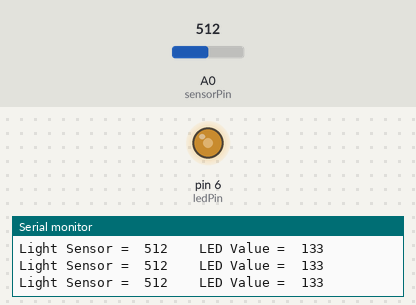
Recording of a sketch running on a simulated Arduino Uno, built with avr-gcc and run on an emulated ATmega328P. Parts: output pins drawn as LEDs (lit = HIGH), the last lines printed to the serial monitor. The inputs (shaded band) are chosen by the test bench; at power-on: A0 (sensorPin) = 512.

Above: at 1.2 s.
1.3 s: A0 (sensorPin) set to 306
At 1.9 s:
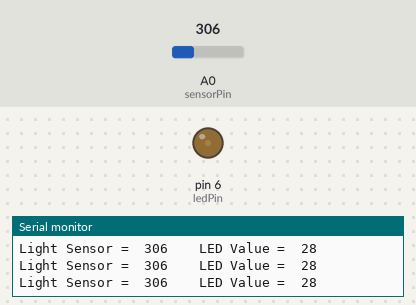
2.8 s: A0 (sensorPin) set to 122
At 4.0 s:
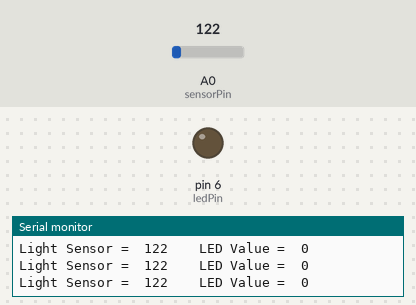
4.3 s: A0 (sensorPin) set to 245
7.3 s: A0 (sensorPin) set to 270
At 7.7 s:
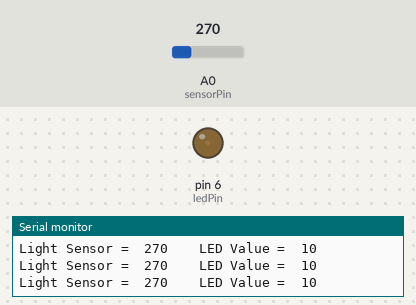
10.3 s: A0 (sensorPin) set to 716
At 11.0 s:
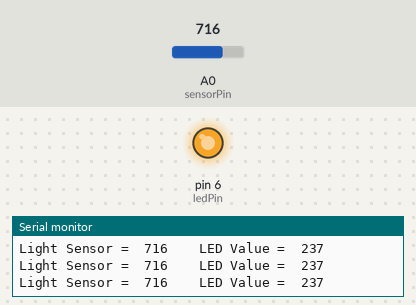
11.8 s: A0 (sensorPin) set to 511
At 13.1 s:
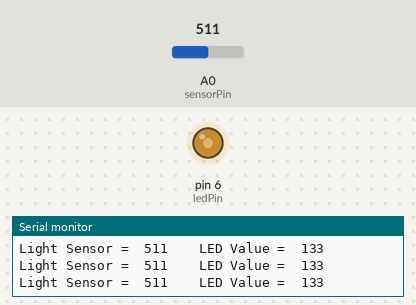
Timing chart, 0 to 14.8 s (numbered marks = the images above; inputs shaded):
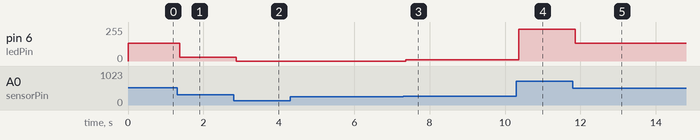

The sketch:

LIGHT_SENSOR.ino
```cpp
//Made by Matthew Wong

const int ledPin = 6;
const int sensorPin = A0;


void setup() {
  // put your setup code here, to run once:
  pinMode(ledPin, OUTPUT);
  pinMode(sensorPin, INPUT);
  Serial.begin(9600);
  Serial.println("#####     Light Sensor ########");
}

void loop() {
  // put your main code here, to run repeatedly:
  int sensorValue = analogRead(sensorPin);
  Serial.print("Light Sensor =  ");
  Serial.print(sensorValue);
  //delay(200);

  int lightLevel = map( sensorValue, 250, 750, 0, 255);
  lightLevel = constrain(lightLevel, 0 ,255);
  Serial.print("    LED Value =  ");
  Serial.println(lightLevel);
  analogWrite(ledPin, lightLevel);
//  delay(2000);
}
```

Measured:
- after the input at 1.3 s, pin 6 (ledPin): 133/255 → 28/255 after 0.07 s
- after the input at 2.8 s, pin 6 (ledPin): 28/255 → 0/255 after 0.07 s
- after the input at 7.3 s, pin 6 (ledPin): 0/255 → 10/255 after 0.07 s
- after the input at 10.3 s, pin 6 (ledPin): 10/255 → 237/255 after 0.07 s
- after the input at 11.8 s, pin 6 (ledPin): 237/255 → 133/255 after 0.06 s
